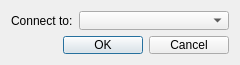
<?xml version="1.0" encoding="UTF-8"?>
<ui version="4.0">
 <class>OpenConnectionDialog</class>
 <widget class="QDialog" name="OpenConnectionDialog">
  <property name="geometry">
   <rect>
    <x>0</x>
    <y>0</y>
    <width>240</width>
    <height>65</height>
   </rect>
  </property>
  <property name="minimumSize">
   <size>
    <width>240</width>
    <height>65</height>
   </size>
  </property>
  <property name="maximumSize">
   <size>
    <width>240</width>
    <height>65</height>
   </size>
  </property>
  <property name="windowTitle">
   <string>Dialog</string>
  </property>
  <layout class="QGridLayout" name="gridLayout_2">
   <item row="0" column="0">
    <layout class="QGridLayout" name="gridLayout">
     <item row="0" column="1">
      <widget class="QComboBox" name="comboBox"/>
     </item>
     <item row="0" column="0">
      <widget class="QLabel" name="OpenConnection">
       <property name="sizePolicy">
        <sizepolicy hsizetype="Fixed" vsizetype="Preferred">
         <horstretch>0</horstretch>
         <verstretch>0</verstretch>
        </sizepolicy>
       </property>
       <property name="text">
        <string>Connect to:</string>
       </property>
      </widget>
     </item>
    </layout>
   </item>
   <item row="1" column="0">
    <widget class="QDialogButtonBox" name="buttonBox">
     <property name="orientation">
      <enum>Qt::Horizontal</enum>
     </property>
     <property name="standardButtons">
      <set>QDialogButtonBox::Cancel|QDialogButtonBox::Ok</set>
     </property>
    </widget>
   </item>
  </layout>
 </widget>
 <resources/>
 <connections>
  <connection>
   <sender>buttonBox</sender>
   <signal>accepted()</signal>
   <receiver>OpenConnectionDialog</receiver>
   <slot>accept()</slot>
   <hints>
    <hint type="sourcelabel">
     <x>248</x>
     <y>254</y>
    </hint>
    <hint type="destinationlabel">
     <x>157</x>
     <y>274</y>
    </hint>
   </hints>
  </connection>
  <connection>
   <sender>buttonBox</sender>
   <signal>rejected()</signal>
   <receiver>OpenConnectionDialog</receiver>
   <slot>reject()</slot>
   <hints>
    <hint type="sourcelabel">
     <x>316</x>
     <y>260</y>
    </hint>
    <hint type="destinationlabel">
     <x>286</x>
     <y>274</y>
    </hint>
   </hints>
  </connection>
 </connections>
</ui>
